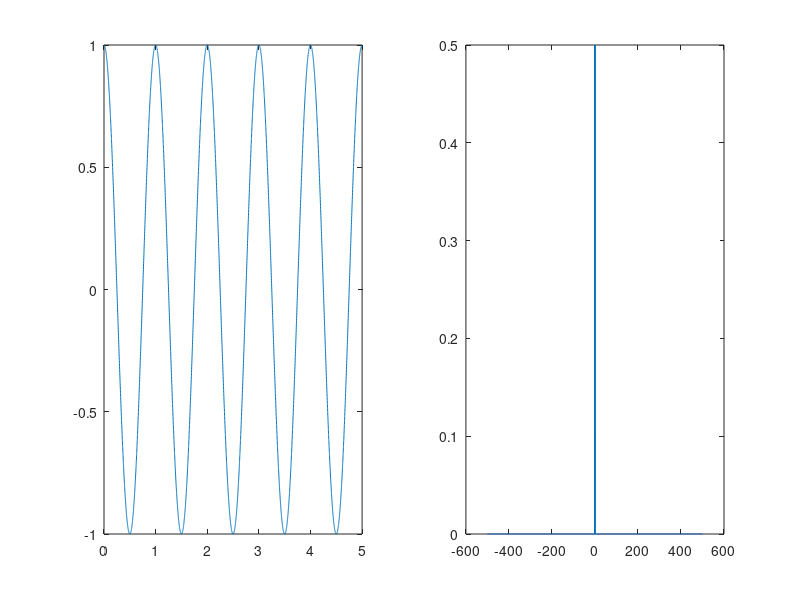

Source code (MATLAB):
clf;clear all;
delta_t = 0.001;
t = 0 : delta_t : 5 - delta_t;
N = length(t);

w0 = 2*pi*1;
y = cos(w0*t);
delta_w = 1 / delta_t;
w = delta_w * (-N/2 : N/2 -1) /N;

y_fft = fftshift(fft(y))/N;
figure(1);
subplot(1,2,1);
plot(t, y);
subplot(1,2,2);
plot(w, abs(y_fft));